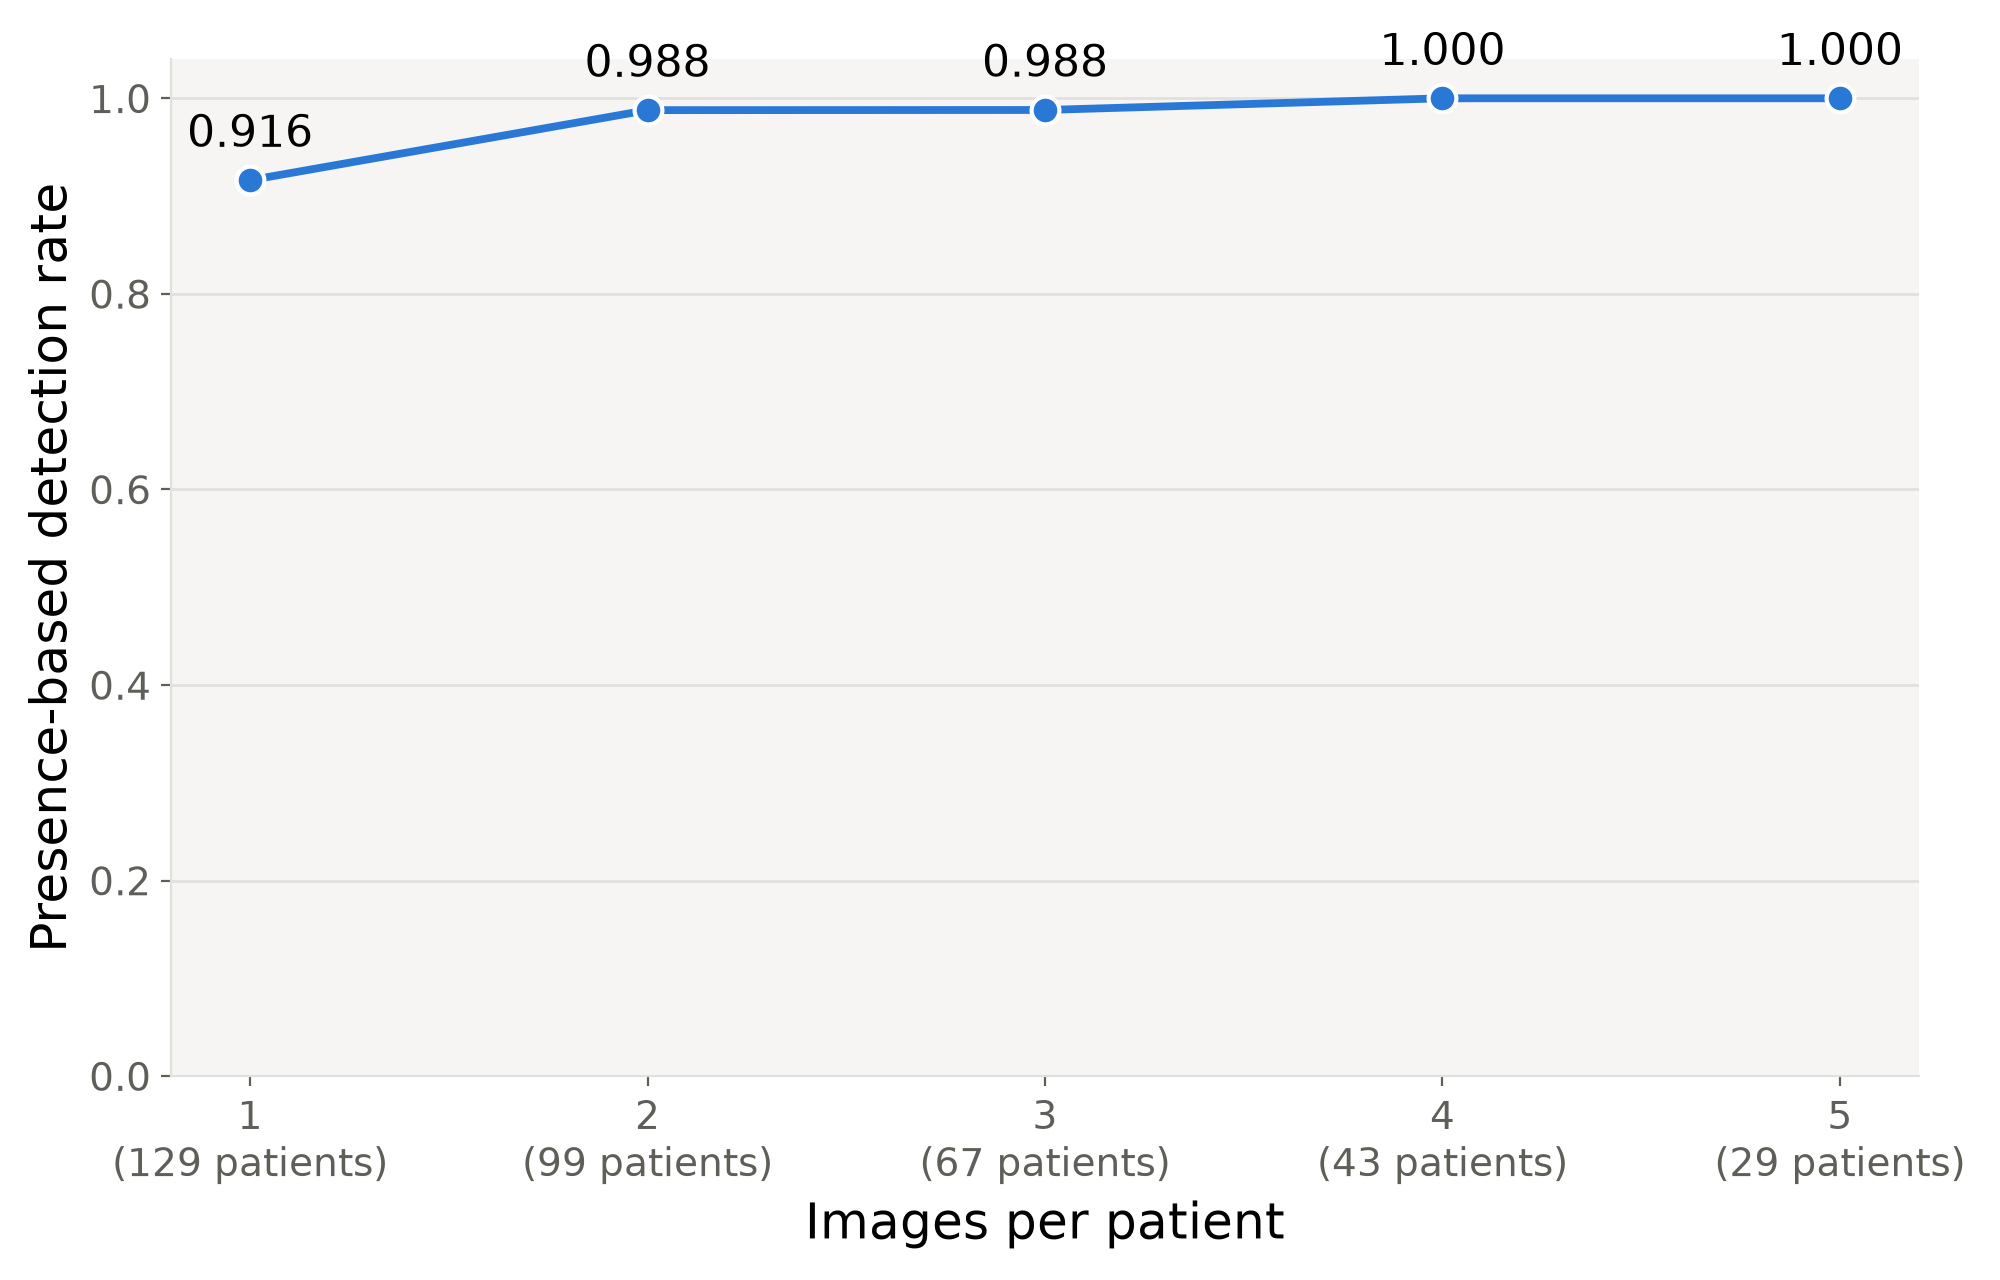

This figure's Python source:
"""Patient-level presence flags on the complete archived SMC-LUD Clean cohort.

Run from the repository root:
    python -m analysis.06_external_validation.detection_rates_by_patient.detection_rates_by_patient

Writes the patient reports and an HCC any-image detection chart (PNG and PDF)
for patients with one to five images.
"""

import hashlib
import importlib
import json
import math
import statistics
from dataclasses import dataclass
from pathlib import Path

import matplotlib
matplotlib.use("Agg")
import matplotlib.pyplot as plt

from analysis.predictions_dataset.constants import SCHEMA_VERSION
from analysis.predictions_dataset.load_predictions_dataset import load_predictions_dataset

external = importlib.import_module("analysis.06_external_validation.detection_rates.detection_rates")
select_groups, MODELS, FOLDS = external.select_groups, external.MODELS, external.FOLDS
MODELS = {**MODELS, "data_efficiency": "nnU-Net default augmentation"}
PROJECT_ROOT = external.PROJECT_ROOT
MANIFEST_PATH = external.MANIFEST_PATH
ARCHIVED_MANIFEST_PATH = (
    PROJECT_ROOT / "archives/06_external_validation/clean/prepared/smc_lud_manifest.json"
)
OUTPUT_PATH = Path(__file__).with_suffix(".md")
CHART_PATH = Path(__file__).with_suffix(".png")
PDF_PATH = Path(__file__).with_suffix(".pdf")
EXAMPLE_OUTPUT_PATH = Path(__file__).with_name("detection_rates_by_patient_example.md")
DATASET_ROOT = Path("experiments/06_external_validation/SMC-LUD Liver Ultrasound Dataset (HCC vs Hemangioma)")
COHORTS = {
    "all": "Combined",
    "HCC": "HCC",
    "hemangioma": "Hemangioma",
    "HCC<2cm": "HCC <2 cm",
    "HCC>=2cm": "HCC ≥2 cm",
    "HCCmissingSize": "HCC missing size",
}
VIEW_BINS = [("1", 1, 1), ("2", 2, 2), ("3", 3, 3), ("4", 4, 4), ("5", 5, 5), ("6+", 6, math.inf)]


@dataclass
class PatientCounts:
    patient: str
    pathology: str
    diameter_cm: float | None
    n: int = 0
    k: int = 0


def index_manifest(manifest):
    if manifest.get("schema_version") != 1 or manifest.get("subsets") != ["clean"]:
        raise RuntimeError("Expected archived manifest schema 1 and only the clean subset")
    cases = {}
    patients = {}
    for entry in manifest["cases"]:
        if entry["case"] in cases:
            raise RuntimeError(f"Duplicate archived case ID: {entry['case']}")
        patient_metadata = (entry["pathology"], entry["class"], entry["tumor_max_diameter_cm"])
        if patients.setdefault(entry["patient"], patient_metadata) != patient_metadata:
            raise RuntimeError(f"Inconsistent patient pathology, class, or diameter: {entry['patient']}")
        cases[entry["case"]] = entry
    if manifest["case_count"] != len(cases) or manifest["patient_count"] != len(patients):
        raise RuntimeError("Archived manifest case or patient count mismatch")
    return cases


def patient_groups(rows, manifest):
    cases = index_manifest(manifest)
    groups = {}
    for key, group in select_groups(rows).items():
        image_ids = {row.image_id for row in group}
        if image_ids != set(cases):
            raise RuntimeError(f"{key}: not the full clean manifest cohort "
                               f"(missing {len(set(cases) - image_ids)}, "
                               f"extra {len(image_ids - set(cases))})")
        patients = {}
        for row in group:
            entry = cases[row.image_id]
            if (row.pathology, row.image_height_px, row.image_width_px) != (
                    entry["pathology"], entry["height"], entry["width"]):
                raise RuntimeError(f"{key}: image metadata mismatch: {row.image_id}")
            suffix = entry["source_relative_path"]
            if row.original_data_path != suffix and not row.original_data_path.endswith("/" + suffix):
                raise RuntimeError(f"{key}: original source suffix mismatch: {row.image_id}")
            patient = patients.setdefault(entry["patient"], PatientCounts(
                entry["patient"], entry["pathology"], entry["tumor_max_diameter_cm"],
            ))
            patient.n += 1
            patient.k += row.triage_detection_flag
        groups[key] = list(patients.values())
    return groups


def cohort_patients(patients, cohort):
    if cohort == "all":
        return patients
    if cohort == "hemangioma":
        return [patient for patient in patients if patient.pathology == "benign"]
    hcc = [patient for patient in patients if patient.pathology == "malignant"]
    if cohort == "HCC":
        return hcc
    if cohort == "HCCmissingSize":
        return [patient for patient in hcc if patient.diameter_cm is None]
    sized = [patient for patient in hcc if patient.diameter_cm is not None]
    if cohort == "HCC<2cm":
        return [patient for patient in sized if patient.diameter_cm < 2]
    if cohort == "HCC<=2cm":
        return [patient for patient in sized if patient.diameter_cm <= 2]
    if cohort == "HCC>=2cm":
        return [patient for patient in sized if patient.diameter_cm >= 2]
    raise ValueError(f"Unknown cohort: {cohort}")


def summarize(patients):
    if not patients:
        raise RuntimeError("Cannot summarize an empty patient cohort")
    images = sum(patient.n for patient in patients)
    flagged = sum(patient.k for patient in patients)
    return {
        "patients": len(patients),
        "images": images,
        "flagged_images": flagged,
        "patient_weighted_fraction": statistics.mean(patient.k / patient.n for patient in patients),
        "image_weighted_rate": flagged / images,
        "any_image_rate": sum(patient.k > 0 for patient in patients) / len(patients),
        "all_image_rate": sum(patient.k == patient.n for patient in patients) / len(patients),
    }


def mean_sd(values, digits=6):
    return f"{statistics.mean(values):.{digits}f} ± {statistics.stdev(values):.{digits}f}"


def build_chart_results(groups):
    results = []
    for _, views, _ in VIEW_BINS[:5]:
        summaries = [
            summarize([
                patient for patient in cohort_patients(groups["data_efficiency", fold], "HCC")
                if patient.n == views
            ])
            for fold in FOLDS
        ]
        results.append({
            "views": views,
            "patients": summaries[0]["patients"],
            "rate": statistics.mean(summary["any_image_rate"] for summary in summaries),
        })
    return results


def write_chart(results):
    views = [result["views"] for result in results]
    rates = [result["rate"] for result in results]
    fig, ax = plt.subplots(figsize=(10, 6.4))
    ax.set_facecolor("#f6f5f3")
    ax.plot(
        views, rates, color="#2a78d6", marker="o", linewidth=2.8,
        markersize=10, markeredgecolor="white", markeredgewidth=1.5,
    )
    for result in results:
        ax.annotate(
            f"{result['rate']:.3f}", (result["views"], result["rate"]),
            xytext=(0, 12), textcoords="offset points", ha="center", fontsize=16,
        )
    ax.set_xticks(views, [
        f"{result['views']}\n({result['patients']} patients)" for result in results
    ])
    ax.set_ylim(0, 1.04)
    ax.set_xlabel("Images per patient", fontsize=18)
    ax.set_ylabel("Presence-based detection rate", fontsize=18)
    ax.tick_params(axis="both", labelsize=14, colors="#605e59")
    ax.grid(axis="y", color="#e2e0dc", linewidth=1)
    ax.set_axisbelow(True)
    for side in ("top", "right"):
        ax.spines[side].set_visible(False)
    for side in ("bottom", "left"):
        ax.spines[side].set_color("#e2e0dc")
    fig.tight_layout()
    fig.savefig(CHART_PATH, dpi=200)
    fig.savefig(PDF_PATH)
    plt.close(fig)


def patient_spatial_agreements(rows, manifest):
    groups = select_groups(rows)
    image_rows = {}
    for fold in FOLDS:
        for row in groups["data_efficiency", fold]:
            image_rows.setdefault(row.image_id, []).append(row)
    patients = {}
    for entry in manifest["cases"]:
        score = spatial_agreement_score(image_rows[entry["case"]])
        patients.setdefault(entry["patient"], []).append(score)
    return patients


def summarize_spatial_agreements(patients, agreements):
    image_count = sum(patient.n for patient in patients)
    eligible_images = 0
    patient_means = []
    for patient in patients:
        scores = [score for score in agreements[patient.patient] if score is not None]
        eligible_images += len(scores)
        if scores:
            patient_means.append(statistics.mean(scores))
    coverage = (f"{eligible_images}/{image_count} ({eligible_images / image_count:.1%}) images; "
                f"{len(patient_means)}/{len(patients)} patients") if patients else "NA"
    if not patient_means:
        return coverage, "NA"
    if len(patient_means) == 1:
        q1 = q3 = patient_means[0]
    else:
        q1, _, q3 = statistics.quantiles(patient_means, n=4, method="inclusive")
    return coverage, f"{statistics.median(patient_means):.1%} [{q1:.1%}, {q3:.1%}]"


def build_report(data, manifest, archived_manifest_bytes):
    if manifest.get("snapshot_id") != data.snapshot_id:
        raise RuntimeError("predictions_dataset.csv does not match its build manifest")
    if manifest.get("schema_version") != SCHEMA_VERSION:
        raise RuntimeError("Prediction manifest schema does not match the canonical loader schema")
    archived_manifest = json.loads(archived_manifest_bytes)
    groups = patient_groups(data.rows, archived_manifest)
    reference = groups["data_efficiency", 0]
    agreements = patient_spatial_agreements(data.rows, archived_manifest)
    archive_hash = hashlib.sha256(archived_manifest_bytes).hexdigest()
    lines = [
        "# External-validation patient presence-based detection rates",
        "",
        f"SMC-LUD Clean: {len(reference)} patients, {sum(patient.n for patient in reference)} "
        f"images per fold model. Canonical dataset snapshot `{data.snapshot_id}` "
        f"(schema {manifest['schema_version']}; checked against its build manifest).",
        "",
        f"Patient/size input: `{ARCHIVED_MANIFEST_PATH.relative_to(PROJECT_ROOT).as_posix()}` "
        f"(schema {archived_manifest['schema_version']}); SHA-256 `{archive_hash}`.",
        "",
        "All tables use nnU-Net default augmentation (experiment02 data efficiency), "
        "588-image AUL training pool, final checkpoints, seed 42, 150 epochs. "
        "Rates are mean ± sample SD across folds 0–4.",
        "",
        "Patients are joined by manifest case ID; every model/fold is checked against the full "
        "Clean cohort. Hem_87 is included.",
    ]
    for cohort, title, bins in (
        ("HCC", "HCC cohort", list(reversed(VIEW_BINS))),
        ("HCC<=2cm", "HCC cohort at ≤2.0 cm", VIEW_BINS[:5]),
        ("hemangioma", "hemangioma cohort", list(reversed(VIEW_BINS))),
    ):
        cohort_groups = {key: cohort_patients(patients, cohort) for key, patients in groups.items()}
        lines.extend([
            "", f"## View-count effects: {title}", "",
            "Detection rates are mean ± sample SD across folds (three decimals). "
            "Agreement coverage counts images with at least two positive fold models and patients "
            "with at least one such image. Spatial agreement is median [Q1, Q3] of patient-level "
            "means of eligible-image pairwise IoUs; quartiles use linear interpolation. "
            "Patients without eligible images are excluded, not assigned zero. NA means no evaluable observations.", "",
            "| images per patient | patients | images | any-image rate | all-image rate | "
            "agreement coverage | spatial agreement |",
            "|---|---:|---:|---|---|---|---|",
        ])
        for label, lower, upper in bins:
            bin_patients = [patient for patient in cohort_groups["data_efficiency", 0]
                            if lower <= patient.n <= upper]
            views = [patient.n for patient in bin_patients]
            cell = "NA | NA"
            if views:
                summaries = [summarize([patient for patient in cohort_groups["data_efficiency", fold]
                                        if lower <= patient.n <= upper]) for fold in FOLDS]
                cell = " | ".join(mean_sd([summary[metric] for summary in summaries], 3)
                                  for metric in ("any_image_rate", "all_image_rate"))
            coverage, agreement = summarize_spatial_agreements(bin_patients, agreements)
            lines.append(f"| {label} | {len(views)} | {sum(views)} | {cell} | {coverage} | {agreement} |")
    lines.extend([
        "",
        "## Cohort and view counts",
        "",
        "| cohort | patients | images | median views | min | max | singletons |",
        "|---|---:|---:|---:|---:|---:|---:|",
    ])
    for cohort in ("HCC", "hemangioma"):
        label = COHORTS[cohort]
        views = [patient.n for patient in cohort_patients(reference, cohort)]
        lines.append(f"| {label} | {len(views)} | {sum(views)} | {statistics.median(views):g} "
                     f"| {min(views)} | {max(views)} | {views.count(1)} |")
    largest = max(patient.n for patient in reference)
    largest_patients = ", ".join(sorted(patient.patient for patient in reference if patient.n == largest))
    lines.extend(["", f"Largest image contribution: {largest_patients} ({largest} images)."])
    lines.extend(["", "Spatial agreement compares retained predicted mass masks across positive fold models "
                  "on the same image, then weights evaluable patients equally. It is a secondary consistency "
                  "analysis, not localization accuracy, calibrated confidence, or evidence of fewer false positives; "
                  "the detection definitions are unchanged."])
    lines.extend([
        "",
        "All cases are mass-positive; flags do not confirm lesion localization or cancer, and "
        "specificity is not estimable. More views give any-image detection more opportunities "
        "and make all-image detection harder; comparisons are descriptive, not longitudinal. "
        "HCC size is the patient-table maximum diameter; missing sizes are separate.",
    ])
    return "\n".join(lines) + "\n"


def spatial_agreement_score(rows):
    if not rows:
        raise RuntimeError("Cannot read spatial agreement without fold rows")
    score = rows[0].mean_pairwise_positive_fold_retained_mask_iou
    if any(row.mean_pairwise_positive_fold_retained_mask_iou != score for row in rows):
        raise RuntimeError(f"{rows[0].image_id}: inconsistent canonical spatial agreement across folds")
    eligible = sum(row.triage_detection_flag for row in rows) >= 2
    if (score is not None) != eligible:
        raise RuntimeError(f"{rows[0].image_id}: canonical spatial agreement null does not match eligibility")
    if score is not None and (not math.isfinite(score) or not 0 <= score <= 1):
        raise RuntimeError(f"{rows[0].image_id}: canonical spatial agreement must be finite and in [0, 1]")
    return score


def spatial_agreement(rows):
    score = spatial_agreement_score(rows)
    return "N/A" if score is None else f"{score:.1%}"


def build_example_report(data, manifest, archived_manifest_bytes):
    if manifest.get("snapshot_id") != data.snapshot_id:
        raise RuntimeError("predictions_dataset.csv does not match its build manifest")
    if manifest.get("schema_version") != SCHEMA_VERSION:
        raise RuntimeError("Prediction manifest schema does not match the canonical loader schema")
    archived = json.loads(archived_manifest_bytes)
    patient_groups(data.rows, archived)
    entries = sorted((entry for entry in archived["cases"] if entry["patient"] == "HCC_1146"),
                     key=lambda entry: entry["source_relative_path"])
    if not entries:
        raise RuntimeError("Example patient HCC_1146 is missing from the archived manifest")
    groups = select_groups(data.rows)
    flags = {fold: {row.image_id: row.triage_detection_flag
                    for row in groups["data_efficiency", fold]} for fold in FOLDS}
    lines = [
        "# Patient presence example: HCC_1146", "",
        f"SMC-LUD Clean: {len(entries)} images; nnU-Net default augmentation, folds 0–4. "
        "Final checkpoints, 588-image AUL training pool, seed 42, 150 epochs.", "",
        f"Dataset root (repository-relative): `{DATASET_ROOT.as_posix()}`. "
        "Source paths below are relative to this root; filenames are preserved.", "",
        f"Canonical dataset snapshot `{data.snapshot_id}` (schema {manifest['schema_version']}; "
        f"checked against `{MANIFEST_PATH.relative_to(PROJECT_ROOT).as_posix()}`).", "",
        f"Patient/source manifest: `{ARCHIVED_MANIFEST_PATH.relative_to(PROJECT_ROOT).as_posix()}` "
        f"(schema {archived['schema_version']}); SHA-256 "
        f"`{hashlib.sha256(archived_manifest_bytes).hexdigest()}`.", "",
        "Presence flags are canonical `triage_detection_flag` values: 1 = flagged "
        "(a predicted mass component remains after filtering), 0 = unflagged. "
        "These are presence predictions, not verified lesion localization or cancer diagnosis. "
        "Rows are sorted by source path, not acquisition time; the pattern is nonchronological "
        "and does not describe disease progression. Folds are models evaluated on the same images.", "",
        "## Verified source metadata", "",
        "Static local audit (25 October 2026), not clinical fields loaded from the canonical "
        "prediction dataset: `original_data/HCC/HCC_patient_table.csv`, row `No=292`, "
        "`Subject_id=1146`: age `80` (decade-valued, not exact age), Height `165`, Weight `59`, "
        "Sex `1`, modified UICC 2000 `pT2`, AJCC 2010 `pT1`, Tumor size `1.2x0.8x0.7 cm`, "
        "Max_Diameter `1.2` cm, matching the manifest (HCC <2 cm). Height/weight units are not "
        "independently documented in the CSV.", "",
        "The source reference `experiments/06_external_validation/reference/smc_lud_reference.json` "
        "lists 7 unique images (3 clean, 4 caliper), all 512 × 512; only clean images are evaluated "
        "here. Supplied overall splits are 5 train / 0 validation / 2 test; the separate clean "
        "splits are 1 train / 2 validation. These splits are not patient-disjoint and are separate "
        "from the model folds below.", "",
        "## Processing-time evidence", "",
        "Static local audit (25 October 2026): individual image processing timestamps and "
        "durations were not recorded in the canonical schema or archived per-image results. "
        "`archives/06_external_validation/clean/logs/runner.log` identifies all three case IDs "
        "within each `data_efficiency_588images_seed42_fold{0–4}_final` prediction batch, "
        "but its per-case Predicting/done messages have no timestamps.", "",
        "The same log records full 2,656-image prediction subprocess durations: fold 0 "
        "281.9 s (line 13303), fold 1 281.5 s (26607), fold 2 279.1 s (39911), fold 3 "
        "280.6 s (53215), fold 4 278.4 s (66519). "
        "`experiments/06_external_validation/external_validation_runner.py:641–648` measures "
        "`time.monotonic()` around the blocking `nnUNetv2_predict` subprocess: this includes "
        "startup, image loading/preprocessing, inference and export, and excludes subsequent "
        "evaluation. Each batch processed all 2,656 cases (no previously predicted cases skipped). "
        "These are batch wall durations, not HCC_1146 or individual-image durations; dividing "
        "by image count would not measure this patient's processing time.", "",
        "`archives/06_external_validation/clean/logs/run_settings.json` records CUDA execution "
        "from 2026-10-16 21:30:13 to 22:44:16 UTC for the complete 15-model/fold run, "
        "including evaluation, not per-fold or per-image start/end times. The canonical "
        "prediction paths link this patient's flags to the corresponding archived fold outputs; "
        "`archives/06_external_validation/clean/logs/per_image_results.csv` agrees with these flags. "
        "CSV build times, training times, image/ZIP timestamps and file modification times are "
        "not inference timestamps and are not used to infer durations.", "",
        "## Per-image presence flags", "",
        "Mean GT diameter is the arithmetic mean of the audited patient-level dimensions "
        "(1.2, 0.8, 0.7 cm), not an image-specific measurement. Mean predicted diameter is "
        "the mean across folds 0–4 of the equivalent-circle diameter "
        "(2 × √(retained predicted area / π)), including zeros.", "",
        "| case ID | source path | mean GT diameter (cm) | "
        "mean predicted diameter | folds (0-4) | spatial agreement |",
        "|---|---|---:|---:|---|---:|",
    ]
    for entry in entries:
        source = entry["source_relative_path"]
        cells = " ".join(str(int(flags[fold][entry["case"]])) for fold in FOLDS)
        image_rows = [row for fold in FOLDS for row in groups["data_efficiency", fold]
                      if row.image_id == entry["case"]]
        diameters = [2 * math.sqrt(row.predicted_mass_area_retained_px / math.pi)
                     for row in image_rows]
        mean_gt = statistics.mean((1.2, 0.8, 0.7))
        mean_predicted = statistics.mean(diameters)
        lines.append(f"| `{entry['case']}` | `{source}` | "
                     f"{mean_gt:.2f} | {mean_predicted:.1f}px (~{mean_predicted * 0.013:.1f}cm) | {cells} | "
                     f"{spatial_agreement(image_rows)} |")
    lines.extend(["", "Parenthetical values are estimated physical diameters of the predictions, "
                  "using an assumed scale of 0.013 cm/px.",
                  "", "Spatial agreement is mean pairwise IoU of retained masks among positive fold models "
                  "(N/A for fewer than two); it measures model agreement, not ground-truth accuracy.",
                  "", "## Per-fold totals", "", "| fold | flagged | unflagged | total |",
                  "|---:|---:|---:|---:|"])
    for fold in FOLDS:
        flagged = sum(flags[fold][entry["case"]] for entry in entries)
        lines.append(f"| {fold} | {flagged} | {len(entries) - flagged} | {len(entries)} |")
    return "\n".join(lines) + "\n"


def main():
    data = load_predictions_dataset()
    manifest = json.loads(MANIFEST_PATH.read_text())
    archived_manifest_bytes = ARCHIVED_MANIFEST_PATH.read_bytes()
    report = build_report(data, manifest, archived_manifest_bytes)
    example = build_example_report(data, manifest, archived_manifest_bytes)
    OUTPUT_PATH.write_text(report)
    print(f"Wrote {OUTPUT_PATH.relative_to(PROJECT_ROOT).as_posix()}")
    EXAMPLE_OUTPUT_PATH.write_text(example)
    print(f"Wrote {EXAMPLE_OUTPUT_PATH.relative_to(PROJECT_ROOT).as_posix()}")
    groups = patient_groups(data.rows, json.loads(archived_manifest_bytes))
    write_chart(build_chart_results(groups))
    for path in (CHART_PATH, PDF_PATH):
        print(f"Wrote {path.relative_to(PROJECT_ROOT).as_posix()}")


if __name__ == "__main__":
    main()
